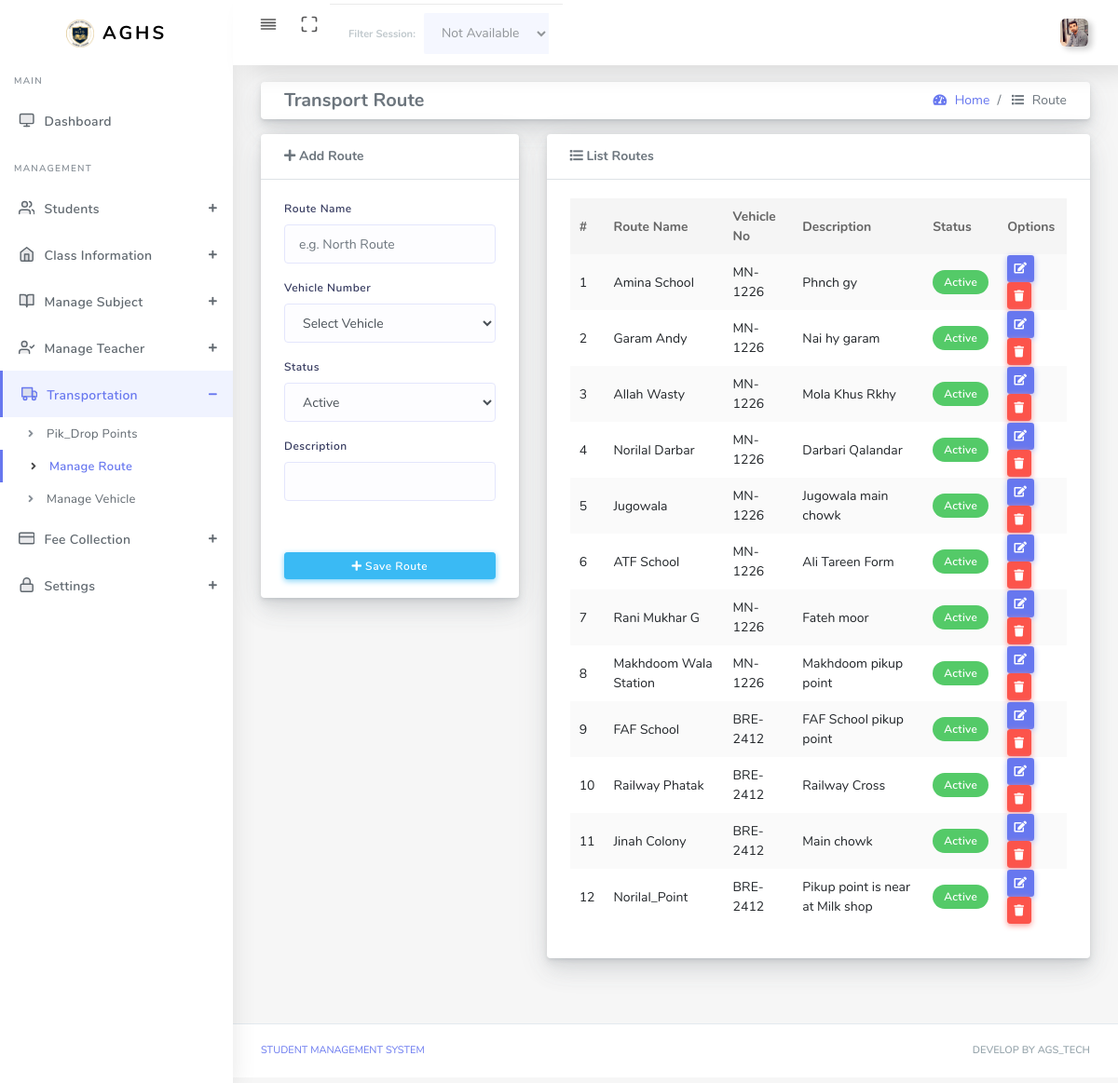
/manage-route.php (signed in), run on the app's committed database.
### tables this page shows
CREATE TABLE `school_settings` (
  `id` int(11) NOT NULL DEFAULT 1,
  `school_name` varchar(255) NOT NULL,
  `address` text DEFAULT NULL,
  `contact` varchar(20) DEFAULT NULL,
  `logo` varchar(255) DEFAULT NULL,
  `updated_at` timestamp NOT NULL DEFAULT current_timestamp() ON UPDATE current_timestamp(),
  PRIMARY KEY (`id`)
);

CREATE TABLE `transport_routes` (
  `id` int(11) NOT NULL AUTO_INCREMENT,
  `route_name` varchar(255) NOT NULL,
  `vehicle_id` int(11) NOT NULL,
  `description` text DEFAULT NULL,
  `status` tinyint(1) DEFAULT 1,
  `created_at` timestamp NOT NULL DEFAULT current_timestamp(),
  PRIMARY KEY (`id`)
);

CREATE TABLE `vehicles` (
  `id` int(11) NOT NULL AUTO_INCREMENT,
  `vehicle_name` varchar(255) NOT NULL,
  `vehicle_no` varchar(100) NOT NULL,
  `vehicle_model` varchar(100) DEFAULT NULL,
  `driver_name` varchar(255) DEFAULT NULL,
  `driver_contact` varchar(20) DEFAULT NULL,
  `description` text DEFAULT NULL,
  `status` tinyint(1) DEFAULT 1,
  `created_at` timestamp NOT NULL DEFAULT current_timestamp(),
  PRIMARY KEY (`id`)
);

### manage-route.php (the view, shortened to what this page needs)
<?php
require_once 'auth.php';
$routes = $pdo->query("SELECT r.*, v.vehicle_no, v.vehicle_name FROM transport_routes r
                       LEFT JOIN vehicles v ON r.vehicle_id = v.id
                       ORDER BY r.id DESC")->fetchAll();
?>
<!DOCTYPE html>
<html lang="en">
<head>
  <link rel="stylesheet" href="assets/css/app.min.css">
  <link rel="stylesheet" href="assets/bundles/datatables/datatables.min.css">
  <link rel="stylesheet" href="assets/bundles/datatables/DataTables-1.10.16/css/dataTables.bootstrap4.min.css">
  <link rel="stylesheet" href="assets/css/style.css">
  <link rel="stylesheet" href="assets/css/components.css">
    <link rel="stylesheet" href="assets/css/custom.css">
</head>
<body>
  <div id="app">
    <div class="main-wrapper main-wrapper-1">
      <div class="navbar-bg"></div>
      <?php include 'include/navbar.php'; ?>
      <div class="main-sidebar sidebar-style-2">
        <?php include 'include/asidebar.php'; ?>
      </div>
      <div class="main-content">
        <section class="section">
          <div class="section-body">
            <div class="row bg-title">
              <div class="col-12">
                <div class="card mb-3">
                  <div class="card-body py-2 b-0">
                    <div class="d-flex flex-wrap align-items-center justify-content-between">
                      <div class="mb-2 mb-md-0">
                        <h5 class="page-title mb-0">Transport Route</h5>
                      </div>
                      <div>
                        <nav aria-label="breadcrumb">
                          <ol class="breadcrumb mb-0 bg-transparent p-0">
                            <li class="breadcrumb-item">
                              <a href="#"><i class="fas fa-tachometer-alt"></i> Home</a>
                            </li>
                            <li class="breadcrumb-item active" aria-current="page">
                              <i class="fas fa-list"></i> Route
                            </li>
                          </ol>
                        </nav>
                      </div>
                    </div>
                  </div>
                </div>
              </div>
            </div>
            <div class="row">
              <div class="col-sm-4">
                <div class="card">
                  <div class="card-header border-bottom">
                    <p class="mb-0 font-weight-bold">
                      <i class="fa fa-plus"></i>&nbsp;Add Route
                    </p>
                  </div>
                  <form method="POST" action="manage-route.php" class="needs-validation" novalidate>
                    <div class="card-body">
                      <div class="form-group">
                        <label>Route Name</label>
                        <input type="text" name="route_name" class="form-control" placeholder="e.g. North Route" required>
                      </div>
                      <div class="form-group">
                        <label>Vehicle Number</label>
                        <select name="vehicle_id" class="form-control select2" required style="width:100%;">
                          <option value="">Select Vehicle</option>
                        </select>
                      </div>
                      <div class="form-group">
                        <label>Status</label>
                        <select name="status" class="form-control select2" required style="width:100%;">
                          <option value="1">Active</option>
                        </select>
                      </div>
                      <div class="form-group">
                        <label>Description</label>
                        <input type="text" name="description" class="form-control" required>
                      </div>
                    </div>
                    <div class="card-footer text-center">
                      <button type="submit" name="btn_save_route" class="btn btn-info btn-block btn-rounded btn-sm">
                        <i class="fa fa-plus"></i>&nbsp;Save Route
                      </button>
                    </div>
                  </form>
                </div>
              </div>
              <div class="col-sm-8">
                <div class="card">
                  <div class="card-header border-bottom">
                    <p class="mb-0 font-weight-bold transform-uppercase">
                      <i class="fa fa-list"></i>&nbsp;List Routes
                    </p>
                  </div>
                  <div class="card-body">
                    <div class="table-responsive">
                      <table class="table table-striped table-hover" id="tableExport" style="width:100%;">
                        <thead>
                          <tr>
                            <th>#</th>
                            <th>Route Name</th>
                            <th>Vehicle No</th>
                            <th>Description</th>
                            <th>Status</th>
                            <th>Options</th>
                          </tr>
                        </thead>
                        <tbody>
                          <?php foreach($routes as $key => $row): ?>
                          <tr>
                            <td><?= $key + 1 ?></td>
                            <td><?= $row['route_name'] ?></td>
                            <td><?= $row['vehicle_no'] ?></td>
                            <td><?= $row['description'] ?></td>
                            <td>
                              <?php if($row['status'] == 1): ?>
                                <span class="badge badge-success">Active</span>
                              <?php else: ?>
                                <span class="badge badge-danger">Inactive</span>
                              <?php endif; ?>
                            </td>
                            <td>
                              <button class="btn btn-sm btn-primary btn-edit"
                                data-id="<?= $row['id'] ?>"
                                data-name="<?= $row['route_name'] ?>"
                                data-veh="<?= $row['vehicle_id'] ?>"
                                data-desc="<?= $row['description'] ?>"
                                data-status="<?= $row['status'] ?>">
                                <i class="fa fa-edit"></i>
                              </button>
                              <button class="btn btn-sm btn-danger btn-delete" data-id="<?= $row['id'] ?>">
                                <i class="fa fa-trash"></i>
                              </button>
                            </td>
                          </tr>
                          <?php endforeach; ?>
                        </tbody>
                      </table>
                    </div>
                  </div>
                </div>
              </div>
            </div>
          </div>
        </section>
      </div>
      <?php include 'include/footer.php'; ?>
      </div>
  </div>
</body>
</html>

### include/navbar.php (shortened to what this page needs)
<?php
if (isset($_SESSION['admin_id'])) {
    $admin_id = $_SESSION['admin_id'];
    $st_admin = $pdo->prepare("SELECT full_name, profile_pic FROM admins WHERE id = ?");
    $st_admin->execute([$admin_id]);
    $admin_data = $st_admin->fetch(PDO::FETCH_ASSOC);
    $display_pic = (!empty($admin_data['profile_pic']) && file_exists('uploads/' . $admin_data['profile_pic']))
                   ? 'uploads/' . $admin_data['profile_pic']
                   : 'assets/img/user.png';
} else {
    $display_name = "Admin";
    $display_pic = "assets/img/user.png";
}
?>
<nav class="navbar navbar-expand-lg main-navbar sticky">
    <div class="form-inline mr-auto">
        <ul class="navbar-nav mr-3">
            <li><a href="#" data-toggle="sidebar" class="nav-link nav-link-lg collapse-btn"> <i data-feather="align-justify"></i></a></li>
            <li class="d-none d-md-block"><a href="#" class="nav-link nav-link-lg fullscreen-btn">
                <i data-feather="maximize"></i>
            </a></li>
            <li>
                <?php
                $current_page = basename($_SERVER['PHP_SELF']);
                ?>
                <?php if ($current_page == 'dashboard.php'): ?>
                    <div class="card-footer bg-white py-2 d-flex justify-content-end" style="border-radius: 0 0 15px 15px;">
                        <form method="GET" class="form-inline">
                            <span class=" d-none d-md-block mr-2 font-weight-bold small text-dark">Filter Session:</span>
                            <select name="session_id" class="form-control form-control-sm select2" onchange="this.form.submit()">
                                <option value="all" <?= (isset($f_sess) && $f_sess == 'all' ? 'selected' : '') ?>>All Sessions</option>
                                <?php
                                if (isset($sessions)) {
                                    foreach ($sessions as $s) {
                                        echo "<option value='{$s['id']}' " . (isset($f_sess) && $f_sess == $s['id'] ? 'selected' : '') . ">{$s['session_name']}</option>";
                                    }
                                }
                                ?>
                            </select>
                        </form>
                    </div>
                <?php else: ?>
                    <div class="align-items-baseline bg-white card-footer d-flex justify-content-end py-2" style="border-radius: 0 0 15px 15px; opacity: 0.6;">
                        <span class="d-none d-md-block mr-2 font-weight-bold small text-muted">Filter Session:</span>
                        <select class="form-control form-control-sm" disabled>
                            <option>Not Available</option>
                        </select>
                    </div>
                <?php endif; ?>
            </li>
        </ul>
    </div>
    <ul class="navbar-nav navbar-right">
        <li class="dropdown">
            <a href="#" data-toggle="dropdown" class="nav-link dropdown-toggle nav-link-lg nav-link-user">
                <img alt="image" src="<?= $display_pic ?>" class="user-img-radious-style" style="width:30px; height:30px; object-fit:cover;">
            </a>
        </li>
    </ul>
</nav>

### include/asidebar.php (shortened to what this page needs)
<?php
$current_page = basename($_SERVER['PHP_SELF']);
?>
<?php
$school_settings = $pdo->query("SELECT * FROM school_settings LIMIT 1")->fetch(PDO::FETCH_ASSOC);
$sch_logo    = (!empty($school_settings['logo']) && file_exists('uploads/' . $school_settings['logo']))
  ? 'uploads/' . $school_settings['logo']
  : 'assets/img/agslogo.png';
?>
<aside id="sidebar-wrapper">
  <div class="sidebar-brand">
    <a href="dashboard.php">
      <img alt="image" src="<?= $sch_logo ?>" class="header-logo" />
      <span class="logo-name">AGHS</span>
    </a>
  </div>
  <ul class="sidebar-menu">
    <li class="menu-header">Main</li>
    <li class="<?= ($current_page == 'dashboard.php') ? 'active' : '' ?>">
      <a href="dashboard.php" class="nav-link"><i data-feather="monitor"></i><span>Dashboard</span></a>
    </li>
    <li class="menu-header">Management</li>
    <?php
    $student_pages = ['student-registration-form.php', 'student-list.php', 'promotion_detain.php', 'passout_drop.php', 'print_certificate.php', 'add-bulk-student.php'];
    $is_student_active = in_array($current_page, $student_pages);
    ?>
    <li class="dropdown <?= $is_student_active ? 'active' : '' ?>">
      <a href="#" class="menu-toggle nav-link has-dropdown"><i data-feather="users"></i><span>Students</span></a>
    </li>
    <?php
    $class_pages = ['manage-class.php', 'manage-section.php', 'manage-session.php'];
    $is_class_active = in_array($current_page, $class_pages);
    ?>
    <li class="dropdown <?= $is_class_active ? 'active' : '' ?>">
      <a href="#" class="menu-toggle nav-link has-dropdown"><i data-feather="home"></i><span>Class Information</span></a>
    </li>
    <?php
    $subject_pages = ['add-subject.php', 'subject-group.php'];
    $is_subject_active = in_array($current_page, $subject_pages);
    ?>
    <li class="dropdown <?= $is_subject_active ? 'active' : '' ?>">
      <a href="#" class="menu-toggle nav-link has-dropdown"><i data-feather="book-open"></i><span>Manage Subject</span></a>
    </li>
    <?php
    $is_teacher_active = ($current_page == 'add-teacher.php');
    ?>
    <li class="dropdown <?= $is_teacher_active ? 'active' : '' ?>">
      <a href="#" class="menu-toggle nav-link has-dropdown"><i data-feather="user-check"></i><span>Manage Teacher</span></a>
    </li>
    <?php
    $transport_pages = ['transport.php', 'manage-route.php', 'manage-vehicle.php'];
    $is_transport_active = in_array($current_page, $transport_pages);
    ?>
    <li class="dropdown <?= $is_transport_active ? 'active' : '' ?>">
      <a href="#" class="menu-toggle nav-link has-dropdown"><i data-feather="truck"></i><span>Transportation</span></a>
      <ul class="dropdown-menu" style="<?= $is_transport_active ? 'display: block;' : '' ?>">
        <li class="<?= ($current_page == 'transport.php') ? 'active' : '' ?>"><a class="nav-link" href="transport.php">Pik_Drop Points</a></li>
        <li class="<?= ($current_page == 'manage-route.php') ? 'active' : '' ?>"><a class="nav-link" href="manage-route.php">Manage Route</a></li>
        <li class="<?= ($current_page == 'manage-vehicle.php') ? 'active' : '' ?>"><a class="nav-link" href="manage-vehicle.php">Manage Vehicle</a></li>
      </ul>
    </li>
    <?php
    $fee_pages = ['fee-type.php', 'pay-fee.php', 'manage-fee-record.php', 'discount-type.php'];
    $is_fee_active = in_array($current_page, $fee_pages);
    ?>
    <li class="dropdown <?= $is_fee_active ? 'active' : '' ?>">
      <a href="#" class="menu-toggle nav-link has-dropdown"><i data-feather="credit-card"></i><span>Fee Collection</span></a>
    </li>
    <?php
    $auth_pages = ['view_logs.php', 'register_admin.php', 'settings.php'];
    $is_auth_active = in_array($current_page, $auth_pages);
    ?>
    <li class="dropdown <?= $is_auth_active ? 'active' : '' ?>">
      <a href="#" class="menu-toggle nav-link has-dropdown"><i data-feather="lock"></i><span>Settings</span></a>
    </li>
  </ul>
</aside>

### include/asidebar.php (style rules this page uses)
.sidebar-menu .dropdown-menu li.active a { color: #6777ef !important; background-color: #f0f3ff !important; font-weight: 600 !important; }
.sidebar-menu li.active>a { border-left: 3px solid #6777ef !important; color: #6777ef !important; }

### data on the page
school_settings: logo (picture)
transport_routes: route_name "Amina School", vehicle.vehicle_no "MN-1226", description "Phnch gy", status "Active"
transport_routes: route_name "Garam Andy", vehicle.vehicle_no "MN-1226", description "Nai hy garam", status "Active"
transport_routes: route_name "Allah Wasty", vehicle.vehicle_no "MN-1226", description "Mola Khus Rkhy", status "Active"
transport_routes: route_name "Norilal Darbar", vehicle.vehicle_no "MN-1226", description "Darbari Qalandar", status "Active"
transport_routes: route_name "Jugowala", vehicle.vehicle_no "MN-1226", description "Jugowala main chowk", status "Active"
transport_routes: route_name "ATF School", vehicle.vehicle_no "MN-1226", description "Ali Tareen Form", status "Active"
transport_routes: route_name "Rani Mukhar G", vehicle.vehicle_no "MN-1226", description "Fateh moor", status "Active"
transport_routes: route_name "Makhdoom Wala Station", vehicle.vehicle_no "MN-1226", description "Makhdoom pikup point", status "Active"
transport_routes: route_name "FAF School", vehicle.vehicle_no "BRE-2412", description "FAF School pikup point", status "Active"
transport_routes: route_name "Railway Phatak", vehicle.vehicle_no "BRE-2412", description "Railway Cross", status "Active"
transport_routes: route_name "Jinah Colony", vehicle.vehicle_no "BRE-2412", description "Main chowk", status "Active"
transport_routes: route_name "Norilal_Point", vehicle.vehicle_no "BRE-2412", description "Pikup point is near at Milk shop", status "Active"
